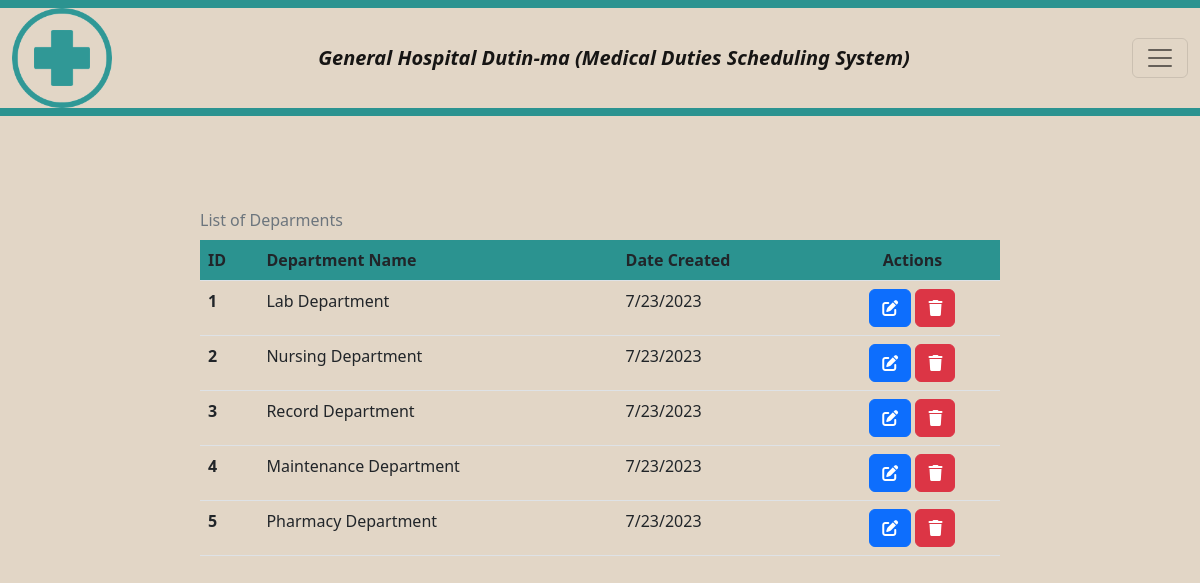
Page /view-department (signed in) on the committed database.
### mdss/models.py (models this page shows, shortened)
class Department(models.Model):
    department_name = models.CharField(max_length=100, blank=True)
    date_created = models.CharField(max_length=100, blank=True)

### mdss/views.py (the view)
# urls.py: path('view-department', views.view_department, name='view-department'),
def view_department(request):
    current_user = User.objects.get(username=request.user)
    user_role = Complete_info.objects.filter(user=current_user)
    depts = Department.objects.all()
    context = {'depts':depts, 'current_user':current_user, 'user_role':user_role}
    return render(request, 'view-departments.html', context)

### templates/view-departments.html (shortened to what this page needs)
<!DOCTYPE html>
<html lang="en">
<head>
    <link rel="stylesheet" href="../../static/assets/vendor/bootstrap/css/bootstrap.min.css">
    <link rel="stylesheet" href="../../static/assets/vendor/fontawesome-free/css/all.min.css">
    <link rel="stylesheet" href="../../static/css/style.css">
</head>
<body>
<nav class="navbar navbar-success fixed-top">
    <div class="container-fluid">
      <a href="/"><img src="../../static/img/logo.png" alt="" height="100" width="100"></a>
      <a class="navbar-brand" href="/"><i><b>General Hospital Dutin-ma (Medical Duties Scheduling System)</b></i></a>
      <button class="navbar-toggler" type="button" data-bs-toggle="offcanvas" data-bs-target="#offcanvasDarkNavbar" aria-controls="offcanvasDarkNavbar">
        <span class="navbar-toggler-icon"></span>
      </button>
    </div>
  </nav>
  <div class="body-content">
    <div class="tables">
        <table class="table caption-top">
            <caption>List of Deparments</caption>
            <thead>
            <tr>
                <th scope="col">ID</th>
                <th scope="col">Department Name</th>
                <th scope="col">Date Created</th>
                <th scope="col" class="text-center">Actions</th>
            </tr>
            </thead>
            <tbody>
            {% for dept in depts %}
            <tr>
                <th scope="row">{{dept.id}}</th>
                <td>{{dept.department_name}}</td>
                <td>{{dept.date_created}}</td>
                <td class="text-center">
                    <a href="/try-update-dept/{{dept.id}}" class="btn btn-primary"><i class="fa fa-edit"></i></a>
                    <a href="/request-for-delete-dept/{{dept.id}}" class="btn btn-danger"><i class="fa fa-trash"></i></a>
                </td>
            </tr>
            {% endfor %}
            </tbody>
        </table>
    </div>
  </div>
</body>
</html>

### static/css/style.css (style rules this page uses)
.container-fluid, .offcanvas, body { background-color: rgb(226, 214, 198); }
.body-content { margin: 200px; }
.navbar { background-color: rgb(43, 147, 144); }
.tables { display: flex; flex-direction: column; align-items: center; justify-content: center; }
.table thead { background-color: rgb(43, 147, 144); }

### rows in the picture
Department: id "1", department_name "Lab Department", date_created "7/23/2023"
Department: id "2", department_name "Nursing Department", date_created "7/23/2023"
Department: id "3", department_name "Record Department", date_created "7/23/2023"
Department: id "4", department_name "Maintenance Department", date_created "7/23/2023"
Department: id "5", department_name "Pharmacy Department", date_created "7/23/2023"
